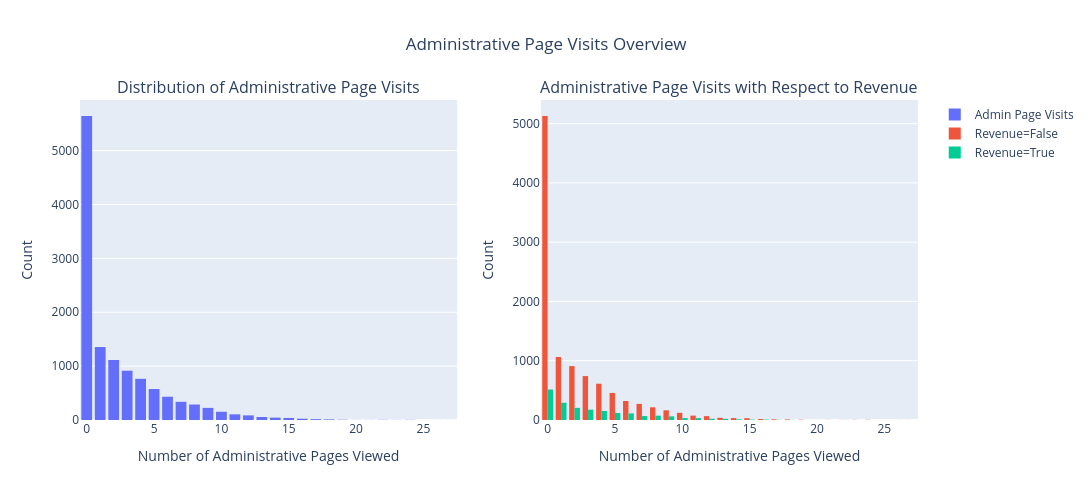

Write notebook code for a chart like this one.
### Markdown cell above
## Administrative Page Visits Overview

This figure explores how often users view administrative-related pages (e.g., account, settings, support) and how these visits relate to revenue.

### Code cell
fig_admin = make_subplots(
    rows=1, cols=2,
    specs=[[{"type": "xy"}, {"type": "xy"}]],
    subplot_titles=[
        "Distribution of Administrative Page Visits",
        "Administrative Page Visits with Respect to Revenue"
    ]
)

#LEFT
fig_admin.add_trace(
    go.Histogram(
        x=df_cleaned["Administrative"],
        nbinsx=30,
        name="Admin Page Visits"
    ),
    row=1, col=1
)

#RIGHT
for val, label in [(False, "Revenue=False"), (True, "Revenue=True")]:
    sub = df_cleaned[df_cleaned["Revenue"] == val]
    fig_admin.add_trace(
        go.Histogram(
            x=sub["Administrative"],
            nbinsx=30,
            name=label
        ),
        row=1, col=2
    )

#FORMAT
fig_admin.update_layout(
    title_text="Administrative Page Visits Overview",
    title_x=0.5,
    barmode='group',
    height=500,
    width=1100
)

fig_admin.update_xaxes(title_text="Number of Administrative Pages Viewed", row=1, col=1)
fig_admin.update_yaxes(title_text="Count", row=1, col=1)

fig_admin.update_xaxes(title_text="Number of Administrative Pages Viewed", row=1, col=2)
fig_admin.update_yaxes(title_text="Count", row=1, col=2)

fig_admin.show()

### Figure 1 — Plotly figure (JSON) as saved in the notebook; plotly's stock layout.template omitted (floating-point values rounded to 4 significant figures; data arrays with more than 128 entries replaced by an {"elided": "..."} marker saying what was removed)
{"data": [{"name": "Admin Page Visits", "nbinsx": 30, "type": "histogram", "x": {"elided": "12205 int values"}, "xaxis": "x", "yaxis": "y"}, {"name": "Revenue=False", "nbinsx": 30, "type": "histogram", "x": {"elided": "10297 int values"}, "xaxis": "x2", "yaxis": "y2"}, {"name": "Revenue=True", "nbinsx": 30, "type": "histogram", "x": {"elided": "1908 int values"}, "xaxis": "x2", "yaxis": "y2"}], "layout": {"annotations": [{"font": {"size": 16}, "showarrow": false, "text": "Distribution of Administrative Page Visits", "x": 0.225, "xanchor": "center", "xref": "paper", "y": 1, "yanchor": "bottom", "yref": "paper"}, {"font": {"size": 16}, "showarrow": false, "text": "Administrative Page Visits with Respect to Revenue", "x": 0.775, "xanchor": "center", "xref": "paper", "y": 1, "yanchor": "bottom", "yref": "paper"}], "barmode": "group", "height": 500, "title": {"text": "Administrative Page Visits Overview", "x": 0.5}, "width": 1100, "xaxis": {"anchor": "y", "domain": [0, 0.45], "title": {"text": "Number of Administrative Pages Viewed"}}, "xaxis2": {"anchor": "y2", "domain": [0.55, 1], "title": {"text": "Number of Administrative Pages Viewed"}}, "yaxis": {"anchor": "x", "domain": [0, 1], "title": {"text": "Count"}}, "yaxis2": {"anchor": "x2", "domain": [0, 1], "title": {"text": "Count"}}}}
